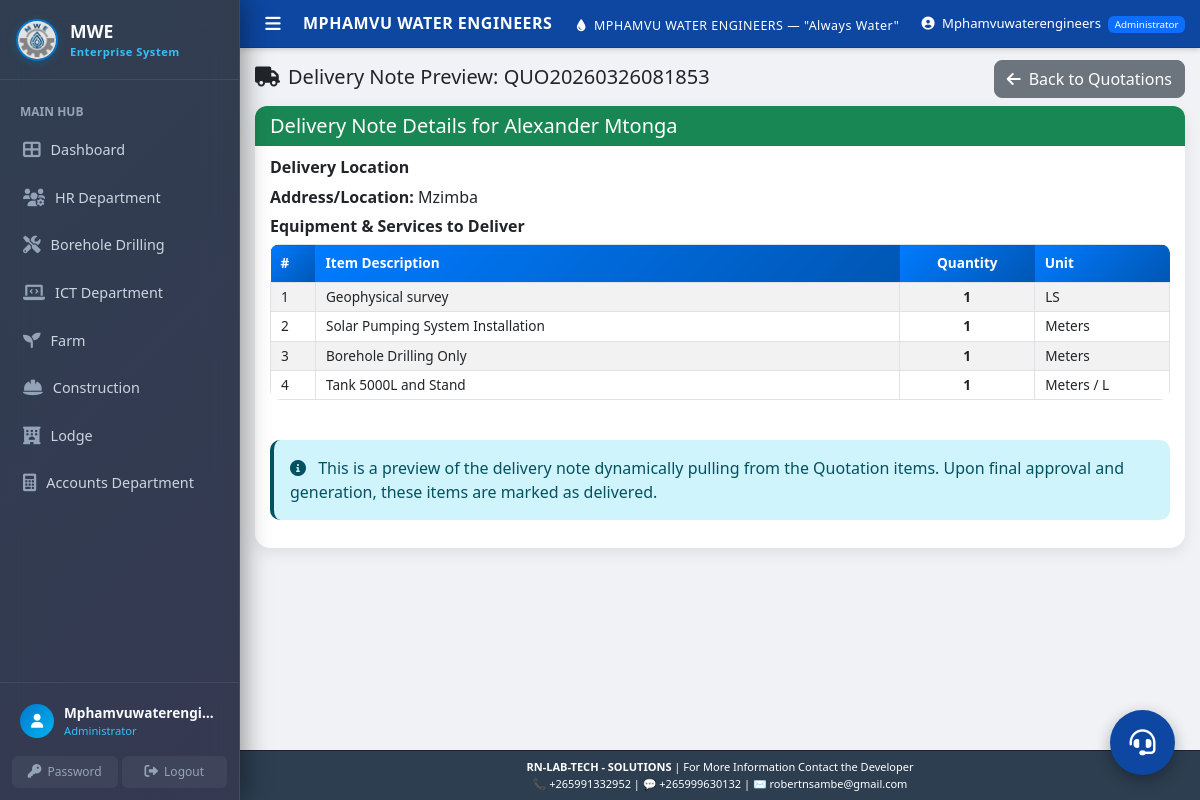
The app's page /accounts/invoices/preview_delivery_note/5 (signed in) with its own data.
### models.py (models this page shows)
class Quotation(db.Model):
    __tablename__ = 'quotations'
    quotation_id = db.Column(db.Integer, primary_key=True)
    client_id = db.Column(db.Integer, db.ForeignKey('clients.client_id'), nullable=False)
    project_location = db.Column(db.String(200), nullable=False)
    project_latitude = db.Column(db.Float, nullable=True)
    project_longitude = db.Column(db.Float, nullable=True)
    borehole_depth = db.Column(db.Float)
    equipment_cost = db.Column(db.Float, default=0)
    labour_cost = db.Column(db.Float, default=0)
    transport_cost = db.Column(db.Float, default=0)
    total_amount = db.Column(db.Float, nullable=False)
    validity_days = db.Column(db.Integer, default=30)
    description = db.Column(db.Text, default='We have pleasure in quoting our prices for borehole development as follows;')
    footnote = db.Column(db.Text, nullable=True)
    status = db.Column(db.String(20), default='Pending')
    delivery_confirmed = db.Column(db.Boolean, default=False)
    delivery_approved_by = db.Column(db.String(100))
    delivery_approved_date = db.Column(db.DateTime)
    invoice_generated = db.Column(db.Boolean, default=False)
    delivery_note_generated = db.Column(db.Boolean, default=False)
    created_at = db.Column(db.DateTime, default=datetime.utcnow)
    updated_at = db.Column(db.DateTime, default=datetime.utcnow, onupdate=datetime.utcnow)
    reference_number = db.Column(db.String(50), unique=True, default=lambda: get_reference_number('QUO'))
    department = db.Column(db.String(100), default='Borehole Drilling', nullable=False)
    client = db.relationship('Client', backref='quotations')
    quotation_items = db.relationship('QuotationItem', backref='quotation', cascade='all, delete-orphan')

class Client(db.Model):
    __tablename__ = 'clients'
    client_id = db.Column(db.Integer, primary_key=True)
    client_name = db.Column(db.String(200), nullable=False)
    phone = db.Column(db.String(20), nullable=False)
    email = db.Column(db.String(100))
    address = db.Column(db.Text, nullable=False)
    project_type = db.Column(db.String(100), nullable=False)
    quotation_amount = db.Column(db.Float, default=0)
    contract_status = db.Column(db.String(20), default='Pending')
    payment_status = db.Column(db.String(20), default='Pending')
    total_transactions = db.Column(db.Integer, default=0)
    completed_transactions = db.Column(db.Integer, default=0)
    on_time_payments = db.Column(db.Integer, default=0)
    defaults = db.Column(db.Integer, default=0)
    credit_score = db.Column(db.Integer, default=0)
    created_at = db.Column(db.DateTime, default=datetime.utcnow)
    updated_at = db.Column(db.DateTime, default=datetime.utcnow, onupdate=datetime.utcnow)
    department = db.Column(db.String(100), default='Borehole Drilling', nullable=False)
    reference_number = db.Column(db.String(50), unique=True, default=lambda: get_reference_number('CLI'))

class QuotationItem(db.Model):
    __tablename__ = 'quotation_items'
    id = db.Column(db.Integer, primary_key=True)
    quotation_id = db.Column(db.Integer, db.ForeignKey('quotations.quotation_id'), nullable=False)
    project_type = db.Column(db.String(200), nullable=False)
    unit = db.Column(db.String(50))
    quantity = db.Column(db.Float, nullable=False)
    unit_rate = db.Column(db.Float, nullable=False)
    total = db.Column(db.Float, nullable=False)

### accounts/invoice_routes.py (the view)
@finance_bp.route('/preview_delivery_note/<int:quotation_id>')
@login_required
@admin_required
def preview_delivery_note(quotation_id):
    quotation = Quotation.query.get_or_404(quotation_id)
    items = quotation.quotation_items
    return render_template(
        "accounts/delivery/delivery_note.html",
        quotation=quotation,
        items=items
    )

### accounts/invoice_routes.py (called while the page is built)
def login_required(f):
    @wraps(f)
    def decorated_function(*args, **kwargs):
        if 'user_id' not in session:
            return redirect(url_for('login'))
        return f(*args, **kwargs)
    return decorated_function

def admin_required(f):
    @wraps(f)
    def decorated_function(*args, **kwargs):
        if session.get('role') not in ['Administrator', 'HR Manager']:
            flash('Administrator access required', 'error')
            return redirect(url_for('dashboard'))
        return f(*args, **kwargs)
    return decorated_function

### app.py (called while the page is built)
@app.context_processor
def inject_now():
    return {
        'datetime': datetime,
    }

@app.template_filter('quotation_location_display')
def quotation_location_display_filter(quotation):
    from utils.quotation_location import format_quotation_project_location
    if quotation is None:
        return ''
    return format_quotation_project_location(quotation)

### utils/quotation_location.py (called while the page is built)
def format_quotation_project_location(quotation):
    text = (
        getattr(quotation, "project_location", None)
        or getattr(quotation, "location", None)
        or ""
    ).strip()
    return text

### templates/accounts/delivery/delivery_note.html (shortened to what this page needs)
{% extends "base.html" %}
{% block content %}
<div class="row mb-2">
    <div class="col-12">
        <div class="d-flex justify-content-between align-items-center">
            <h2><i class="fas fa-truck me-2"></i>Delivery Note Preview: {{ quotation.reference_number }}</h2>
            <a href="{{ url_for('quotations.list_quotations') }}" class="btn btn-secondary">
                <i class="fas fa-arrow-left me-2"></i>Back to Quotations
            </a>
        </div>
    </div>
</div>
<div class="card">
    <div class="card-header bg-success text-white">
        <h5 class="mb-0">Delivery Note Details for {{ quotation.client.client_name }}</h5>
    </div>
    <div class="card-body">
        <div class="mb-2">
            <h6 class="fw-bold">Delivery Location</h6>
            <p class="mb-1"><strong>Address/Location:</strong> {{ quotation|quotation_location_display }}</p>
        </div>
        <h6 class="mt-2 fw-bold">Equipment & Services to Deliver</h6>
        <div class="table-responsive">
            <table class="table table-bordered table-striped">
                <thead class="bg-success text-white">
                    <tr>
                        <th class="py-2" style="width: 5%">#</th>
                        <th class="py-2">Item Description</th>
                        <th class="py-2 text-center" style="width: 15%">Quantity</th>
                        <th class="py-2" style="width: 15%">Unit</th>
                    </tr>
                </thead>
                <tbody>
                    {% for item in items %}
                    <tr>
                        <td class="py-1">{{ loop.index }}</td>
                        <td class="py-1">{{ item.project_type }}</td>
                        <td class="py-1 text-center"><strong>{{ "{:g}".format(item.quantity) }}</strong></td>
                        <td class="py-1">{{ item.unit or '-' }}</td>
                    </tr>
                    {% else %}
                    <tr>
                        <td colspan="4" class="text-center text-muted">No items found for this quotation.</td>
                    </tr>
                    {% endfor %}
                </tbody>
            </table>
        </div>
        <div class="mt-4 alert alert-info">
            <i class="fas fa-info-circle me-2"></i>
            This is a preview of the delivery note dynamically pulling from the Quotation items. Upon final approval and generation, these items are marked as delivered.
        </div>
    </div>
</div>
{% endblock %}

### static/css/style.css (style rules this page uses)
:root { --primary-color: #007bff; --secondary-color: #6c757d; --success-color: #28a745; --danger-color: #dc3545; --warning-color: #ffc107; --info-color: #17a2b8; --light-color: #f8f9fa; --dark-color: #343a40; --water-blue: #00d4ff; --water-dark: #0056b3; --sidebar-width: 240px; --sidebar-collapsed-width: 72px; --sidebar-bg: #1a2332; --sidebar-hover: #243044; --sidebar-active: rgba(0, 119, 204, 0.2); --sidebar-active-border: #0077cc; --sidebar-text: rgba(255, 255, 255, 0.7); --sidebar-text-active: #ffffff; --header-height: 48px; --transition-speed: 0.3s; }
body { font-family: 'Segoe UI', Tahoma, Geneva, Verdana, sans-serif; background-color: #f0f2f5; margin: 0; overflow-x: hidden; }
.main-content h2 { font-size: 1.25rem; margin-bottom: 0.25rem; }
.card { border: none; border-radius: 15px; box-shadow: 0 5px 15px rgba(0,0,0,0.08); transition: transform 0.3s ease, box-shadow 0.3s ease; }
.card-header { padding: 8px 15px; border-radius: 12px 12px 0 0 !important; border: none; font-weight: 600; }
.card-body { padding: 12px 15px; }
.btn { border-radius: 8px; font-weight: 500; transition: all 0.3s ease; }
.table { border-radius: 10px; overflow: hidden; }
.table thead th { background: linear-gradient(135deg, var(--primary-color), var(--water-dark)); color: white; border: none; font-weight: 600; padding: 8px 10px; font-size: 0.85rem; }
.table tbody td { padding: 6px 10px; font-size: 0.85rem; vertical-align: middle; }
.alert { border: none; border-radius: 10px; border-left: 4px solid; }
.fade-in { animation: fadeIn 0.5s ease-in; }

### records on screen
Quotation: reference_number "QUO20260326081853", project_location "Mzimba"
Client: client.client_name "Alexander Mtonga"
QuotationItem: project_type "Geophysical survey", quantity "1", unit "LS"
QuotationItem: project_type "Solar Pumping System Installation", quantity "1", unit "Meters"
QuotationItem: project_type "Borehole Drilling Only", quantity "1", unit "Meters"
QuotationItem: project_type "Tank 5000L and Stand", quantity "1", unit "Meters / L"

### other values on screen
{{ session.username }} "Mphamvuwaterengi…"
{{ session.role }} "Administrator"
{{ session.username }} "Mphamvuwaterengineers"
